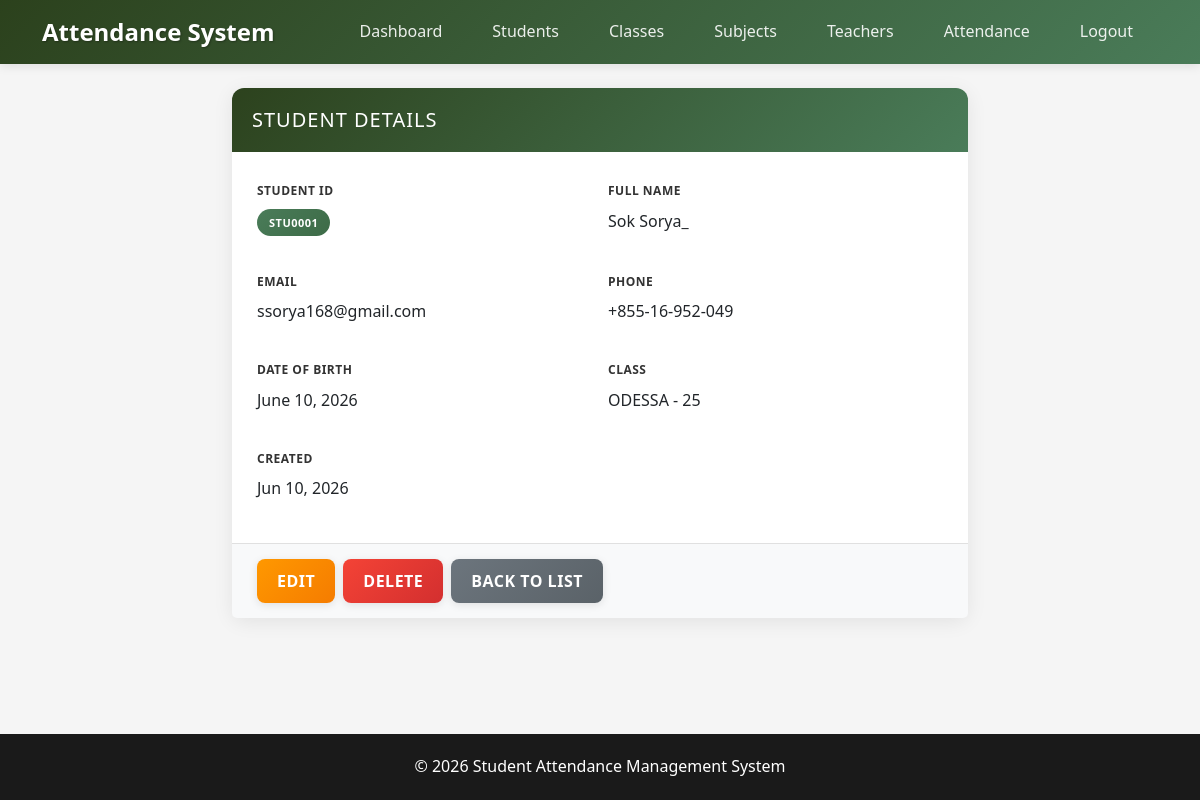
/students/1/ (signed in), run on an earlier commit of the app's database.
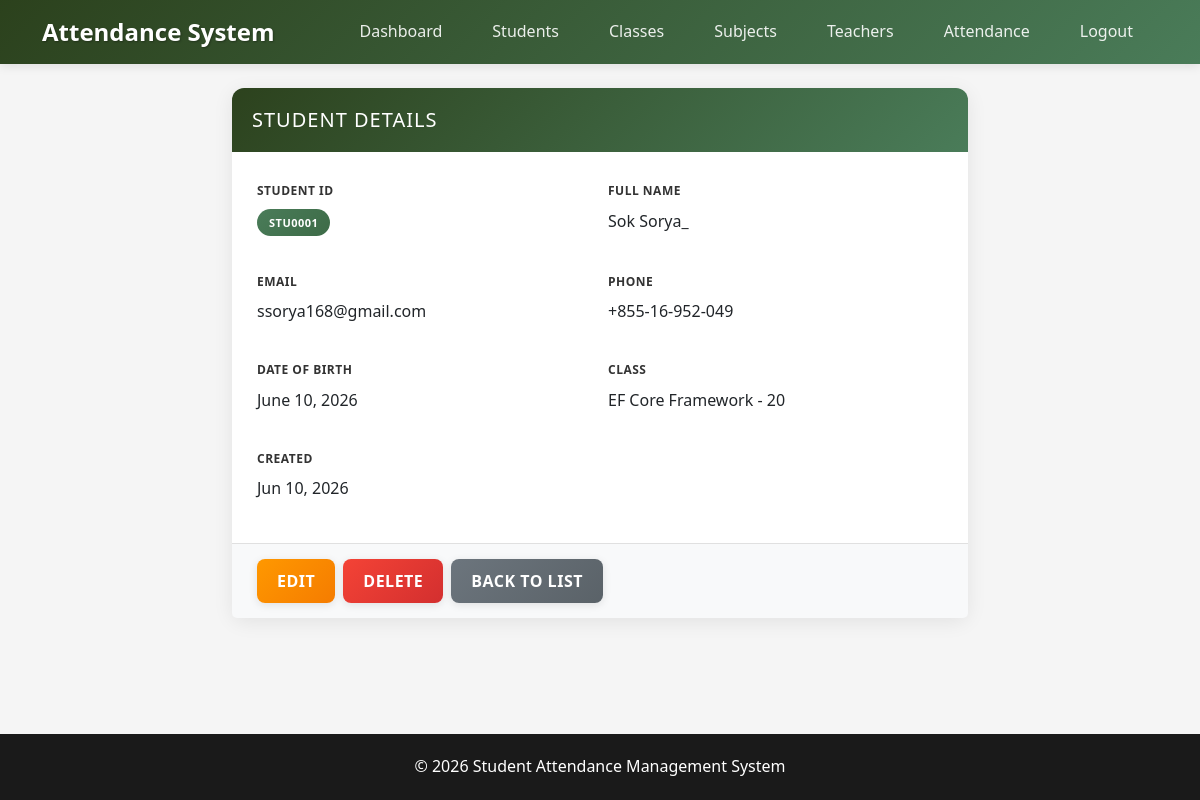
And on a later commit of the database.
### Attendance/models.py (models this page shows, shortened)
class Student(models.Model):
    student_id = models.CharField(max_length=20, unique=True)
    first_name = models.CharField(max_length=50)
    last_name = models.CharField(max_length=50)
    email = models.EmailField(unique=True)
    phone = models.CharField(max_length=20, unique=True)
    date_of_birth = models.DateField()
    class_room = models.ForeignKey(Class, on_delete=models.CASCADE)
    created_at = models.DateTimeField(auto_now_add=True)

class Class(models.Model):
    class_name = models.CharField(max_length=50, unique=True)
    capacity = models.IntegerField()
    def __str__(self):
        return f"{self.class_name} - {self.capacity}"

### Attendance/views.py (the view)
# urls.py: path('students/<int:pk>/', views.student_detail, name='student_detail'),
@login_required
def student_detail(request, pk):
    student = get_object_or_404(Student, pk=pk)
    return render(request, 'students/detail.html', {'student': student})

### Templates/students/detail.html
{% extends 'base.html' %}
{% block content %}
<div class="row">
    <div class="col-md-8 mx-auto align-content-center w-800">
        <div class="card">
            <div class="card-header">
                <h4>Student Details</h4>
            </div>
            <div class="card-body">
                <div class="row g-3">
                    <div class="col-md-6">
                        <label class="form-label">Student ID</label>
                        <p><span class="badge bg-secondary">{{ student.student_id }}</span></p>
                    </div>
                    <div class="col-md-6">
                        <label class="form-label">Full Name</label>
                        <p>{{ student.first_name }} {{ student.last_name }}</p>
                    </div>
                    <div class="col-md-6">
                        <label class="form-label">Email</label>
                        <p>{{ student.email }}</p>
                    </div>
                    <div class="col-md-6">
                        <label class="form-label">Phone</label>
                        <p>{{ student.phone }}</p>
                    </div>
                    <div class="col-md-6">
                        <label class="form-label">Date of Birth</label>
                        <p>{{ student.date_of_birth }}</p>
                    </div>
                    <div class="col-md-6">
                        <label class="form-label">Class</label>
                        <p>{{ student.class_room }}</p>
                    </div>
                    <div class="col-md-6">
                        <label class="form-label">Created</label>
                        <p>{{ student.created_at|date:"M d, Y" }}</p>
                    </div>
                </div>
            </div>
            <div class="card-footer d-flex gap-2">
                <a href="{% url 'student_edit' pk=student.id %}" class="btn btn-warning">Edit</a>
                <a href="{% url 'student_delete' pk=student.id %}" class="btn btn-danger">Delete</a>
                <a href="{% url 'student_list' %}" class="btn btn-secondary">Back to List</a>
            </div>
        </div>
    </div>
</div>
{% endblock %}

What changed in the data, as far as the page shows it:
changed Student "Sok": class_room "ODESSA - 25" → "EF Core Framework - 20"
